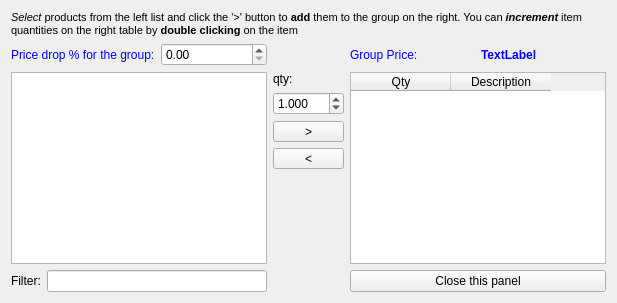
    <widget class="QFrame" name="groupsPanel">
     <layout class="QGridLayout" name="gridLayout_2">
      <item row="0" column="0" colspan="3">
       <layout class="QHBoxLayout" name="horizontalLayout_2">
        <item>
         <widget class="QLabel" name="label">
          <property name="text">
           <string>&lt;!DOCTYPE HTML PUBLIC &quot;-//W3C//DTD HTML 4.0//EN&quot; &quot;http://www.w3.org/TR/REC-html40/strict.dtd&quot;&gt;
&lt;html&gt;&lt;head&gt;&lt;meta name=&quot;qrichtext&quot; content=&quot;1&quot; /&gt;&lt;style type=&quot;text/css&quot;&gt;
p, li { white-space: pre-wrap; }
&lt;/style&gt;&lt;/head&gt;&lt;body style=&quot; font-family:'Lucida Grande'; font-size:8pt; font-weight:400; font-style:normal;&quot;&gt;
&lt;p style=&quot; margin-top:0px; margin-bottom:0px; margin-left:0px; margin-right:0px; -qt-block-indent:0; text-indent:0px;&quot;&gt;&lt;span style=&quot; font-style:italic;&quot;&gt;Select&lt;/span&gt; products from the left list and click the '&amp;gt;' button to &lt;span style=&quot; font-weight:600;&quot;&gt;add&lt;/span&gt; them to the group on the right. You can&lt;span style=&quot; font-style:italic;&quot;&gt; &lt;/span&gt;&lt;span style=&quot; font-weight:600; font-style:italic;&quot;&gt;increment&lt;/span&gt;&lt;span style=&quot; font-weight:600;&quot;&gt; &lt;/span&gt;item quantities on the right table by &lt;span style=&quot; font-weight:600;&quot;&gt;double clicking&lt;/span&gt; on the item&lt;/p&gt;&lt;/body&gt;&lt;/html&gt;</string>
          </property>
          <property name="wordWrap">
           <bool>true</bool>
          </property>
         </widget>
        </item>
       </layout>
      </item>
      <item row="1" column="0">
       <layout class="QHBoxLayout" name="horizontalLayout_3">
        <item>
         <widget class="QLabel" name="label_6">
          <property name="styleSheet">
           <string notr="true">color:blue;</string>
          </property>
          <property name="text">
           <string>Price drop % for the group:</string>
          </property>
         </widget>
        </item>
        <item>
         <widget class="QDoubleSpinBox" name="editGroupPriceDrop"/>
        </item>
       </layout>
      </item>
      <item row="1" column="2">
       <layout class="QHBoxLayout" name="horizontalLayout_4">
        <item>
         <widget class="QLabel" name="label_4">
          <property name="styleSheet">
           <string notr="true">color:blue;</string>
          </property>
          <property name="text">
           <string>Group Price:</string>
          </property>
         </widget>
        </item>
        <item>
         <widget class="QLabel" name="lblGPrice">
          <property name="styleSheet">
           <string notr="true">font-weight:bold;
color: blue;</string>
          </property>
          <property name="text">
           <string>TextLabel</string>
          </property>
         </widget>
        </item>
       </layout>
      </item>
      <item row="2" column="0">
       <widget class="QListView" name="sourcePView">
        <property name="editTriggers">
         <set>QAbstractItemView::NoEditTriggers</set>
        </property>
        <property name="alternatingRowColors">
         <bool>false</bool>
        </property>
        <property name="selectionMode">
         <enum>QAbstractItemView::MultiSelection</enum>
        </property>
        <property name="selectionBehavior">
         <enum>QAbstractItemView::SelectRows</enum>
        </property>
        <property name="modelColumn">
         <number>0</number>
        </property>
       </widget>
      </item>
      <item row="2" column="1">
       <layout class="QVBoxLayout" name="verticalLayout">
        <item>
         <widget class="QLabel" name="label_16">
          <property name="sizePolicy">
           <sizepolicy hsizetype="Preferred" vsizetype="Maximum">
            <horstretch>0</horstretch>
            <verstretch>0</verstretch>
           </sizepolicy>
          </property>
          <property name="maximumSize">
           <size>
            <width>16777215</width>
            <height>30</height>
           </size>
          </property>
          <property name="text">
           <string>qty:</string>
          </property>
         </widget>
        </item>
        <item>
         <widget class="QDoubleSpinBox" name="editGroupQty">
          <property name="maximumSize">
           <size>
            <width>100</width>
            <height>16777215</height>
           </size>
          </property>
          <property name="decimals">
           <number>3</number>
          </property>
          <property name="minimum">
           <double>0.001000000000000</double>
          </property>
          <property name="maximum">
           <double>999.000000000000000</double>
          </property>
          <property name="value">
           <double>1.000000000000000</double>
          </property>
         </widget>
        </item>
        <item>
         <widget class="QToolButton" name="btnAdd">
          <property name="sizePolicy">
           <sizepolicy hsizetype="Minimum" vsizetype="Fixed">
            <horstretch>0</horstretch>
            <verstretch>0</verstretch>
           </sizepolicy>
          </property>
          <property name="toolTip">
           <string>Add selected products to the group</string>
          </property>
          <property name="text">
           <string>&gt;</string>
          </property>
         </widget>
        </item>
        <item>
         <widget class="QToolButton" name="btnRemove">
          <property name="sizePolicy">
           <sizepolicy hsizetype="Minimum" vsizetype="Fixed">
            <horstretch>0</horstretch>
            <verstretch>0</verstretch>
           </sizepolicy>
          </property>
          <property name="toolTip">
           <string>Remove selected products from the group</string>
          </property>
          <property name="text">
           <string>&lt;</string>
          </property>
         </widget>
        </item>
        <item>
         <spacer name="verticalSpacer">
          <property name="orientation">
           <enum>Qt::Vertical</enum>
          </property>
          <property name="sizeHint" stdset="0">
           <size>
            <width>20</width>
            <height>40</height>
           </size>
          </property>
         </spacer>
        </item>
       </layout>
      </item>
      <item row="2" column="2">
       <widget class="QTableWidget" name="groupView">
        <property name="styleSheet">
         <string notr="true"/>
        </property>
        <property name="editTriggers">
         <set>QAbstractItemView::NoEditTriggers</set>
        </property>
        <property name="selectionMode">
         <enum>QAbstractItemView::SingleSelection</enum>
        </property>
        <property name="selectionBehavior">
         <enum>QAbstractItemView::SelectRows</enum>
        </property>
        <column>
         <property name="text">
          <string>Qty</string>
         </property>
        </column>
        <column>
         <property name="text">
          <string>Description</string>
         </property>
        </column>
       </widget>
      </item>
      <item row="3" column="0">
       <layout class="QHBoxLayout" name="horizontalLayout">
        <item>
         <widget class="QLabel" name="label_2">
          <property name="text">
           <string>Filter:</string>
          </property>
         </widget>
        </item>
        <item>
         <widget class="QLineEdit" name="editFilter">
          <property name="toolTip">
           <string>You can filter the products by description,</string>
          </property>
          <property name="text">
           <string/>
          </property>
         </widget>
        </item>
       </layout>
      </item>
      <item row="3" column="2">
       <widget class="QPushButton" name="btnCloseGroup">
        <property name="text">
         <string>Close this panel</string>
        </property>
       </widget>
      </item>
     </layout>
    </widget>
